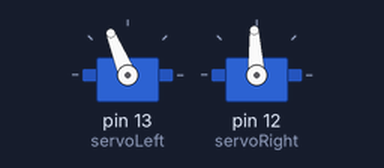
Recording of a sketch running on a simulated Arduino Uno, built with avr-gcc and run on an emulated ATmega328P. Parts: 2 × servo.

Above: at 0.05 s.
Timing chart, 0 to 3.0 s (numbered marks = the images above):
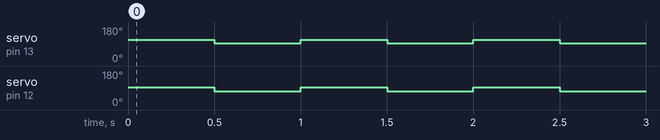

Measured:
- by itself, servo on pin 13 (servoLeft): alternates 112° for 0.50 s and 93° for 0.50 s
- by itself, servo on pin 12 (servoRight): alternates 93° for 0.50 s and 73° for 0.50 s

The sketch:

robot_move.ino
```cpp
#include <Servo.h> // Include servo library

Servo servoLeft; // Declare left servo signal
Servo servoRight; // Declare right servo signal
void setup() {
  Serial.begin(9600);
  servoLeft.attach(13); // Attach left signal to P13
  servoRight.attach(12); // Attach right signal to P12
  servoLeft.writeMicroseconds(1500); // Write 1500 to the left servo
  servoRight.writeMicroseconds(1500); // Write 1500 to the right servo
}

void forward(){
  servoRight.writeMicroseconds(1300);
  servoLeft.writeMicroseconds(1700);
}
void backwards(){
  servoRight.writeMicroseconds(1700);
  servoLeft.writeMicroseconds(1300);
}

void right(){
  servoRight.writeMicroseconds(1500);
  servoLeft.writeMicroseconds(1700);
  }
void left(){
  servoLeft.writeMicroseconds(1500);
  servoRight.writeMicroseconds(1300);
}

void rest(){
  servoLeft.writeMicroseconds(1500);
  servoRight.writeMicroseconds(1500);
}

void loop() {
  // to move clockwise, use values under 1500 (try 1300)
  // to move counter-clockwise, use values over 1500 (try 1700)
 //servoRight.writeMicroseconds(1700);
 //delay(2000);

// servoRight.writeMicroseconds(1700);
// servoLeft.writeMicroseconds(1700);

right();
delay(500);
left();
delay(500);


}
```
